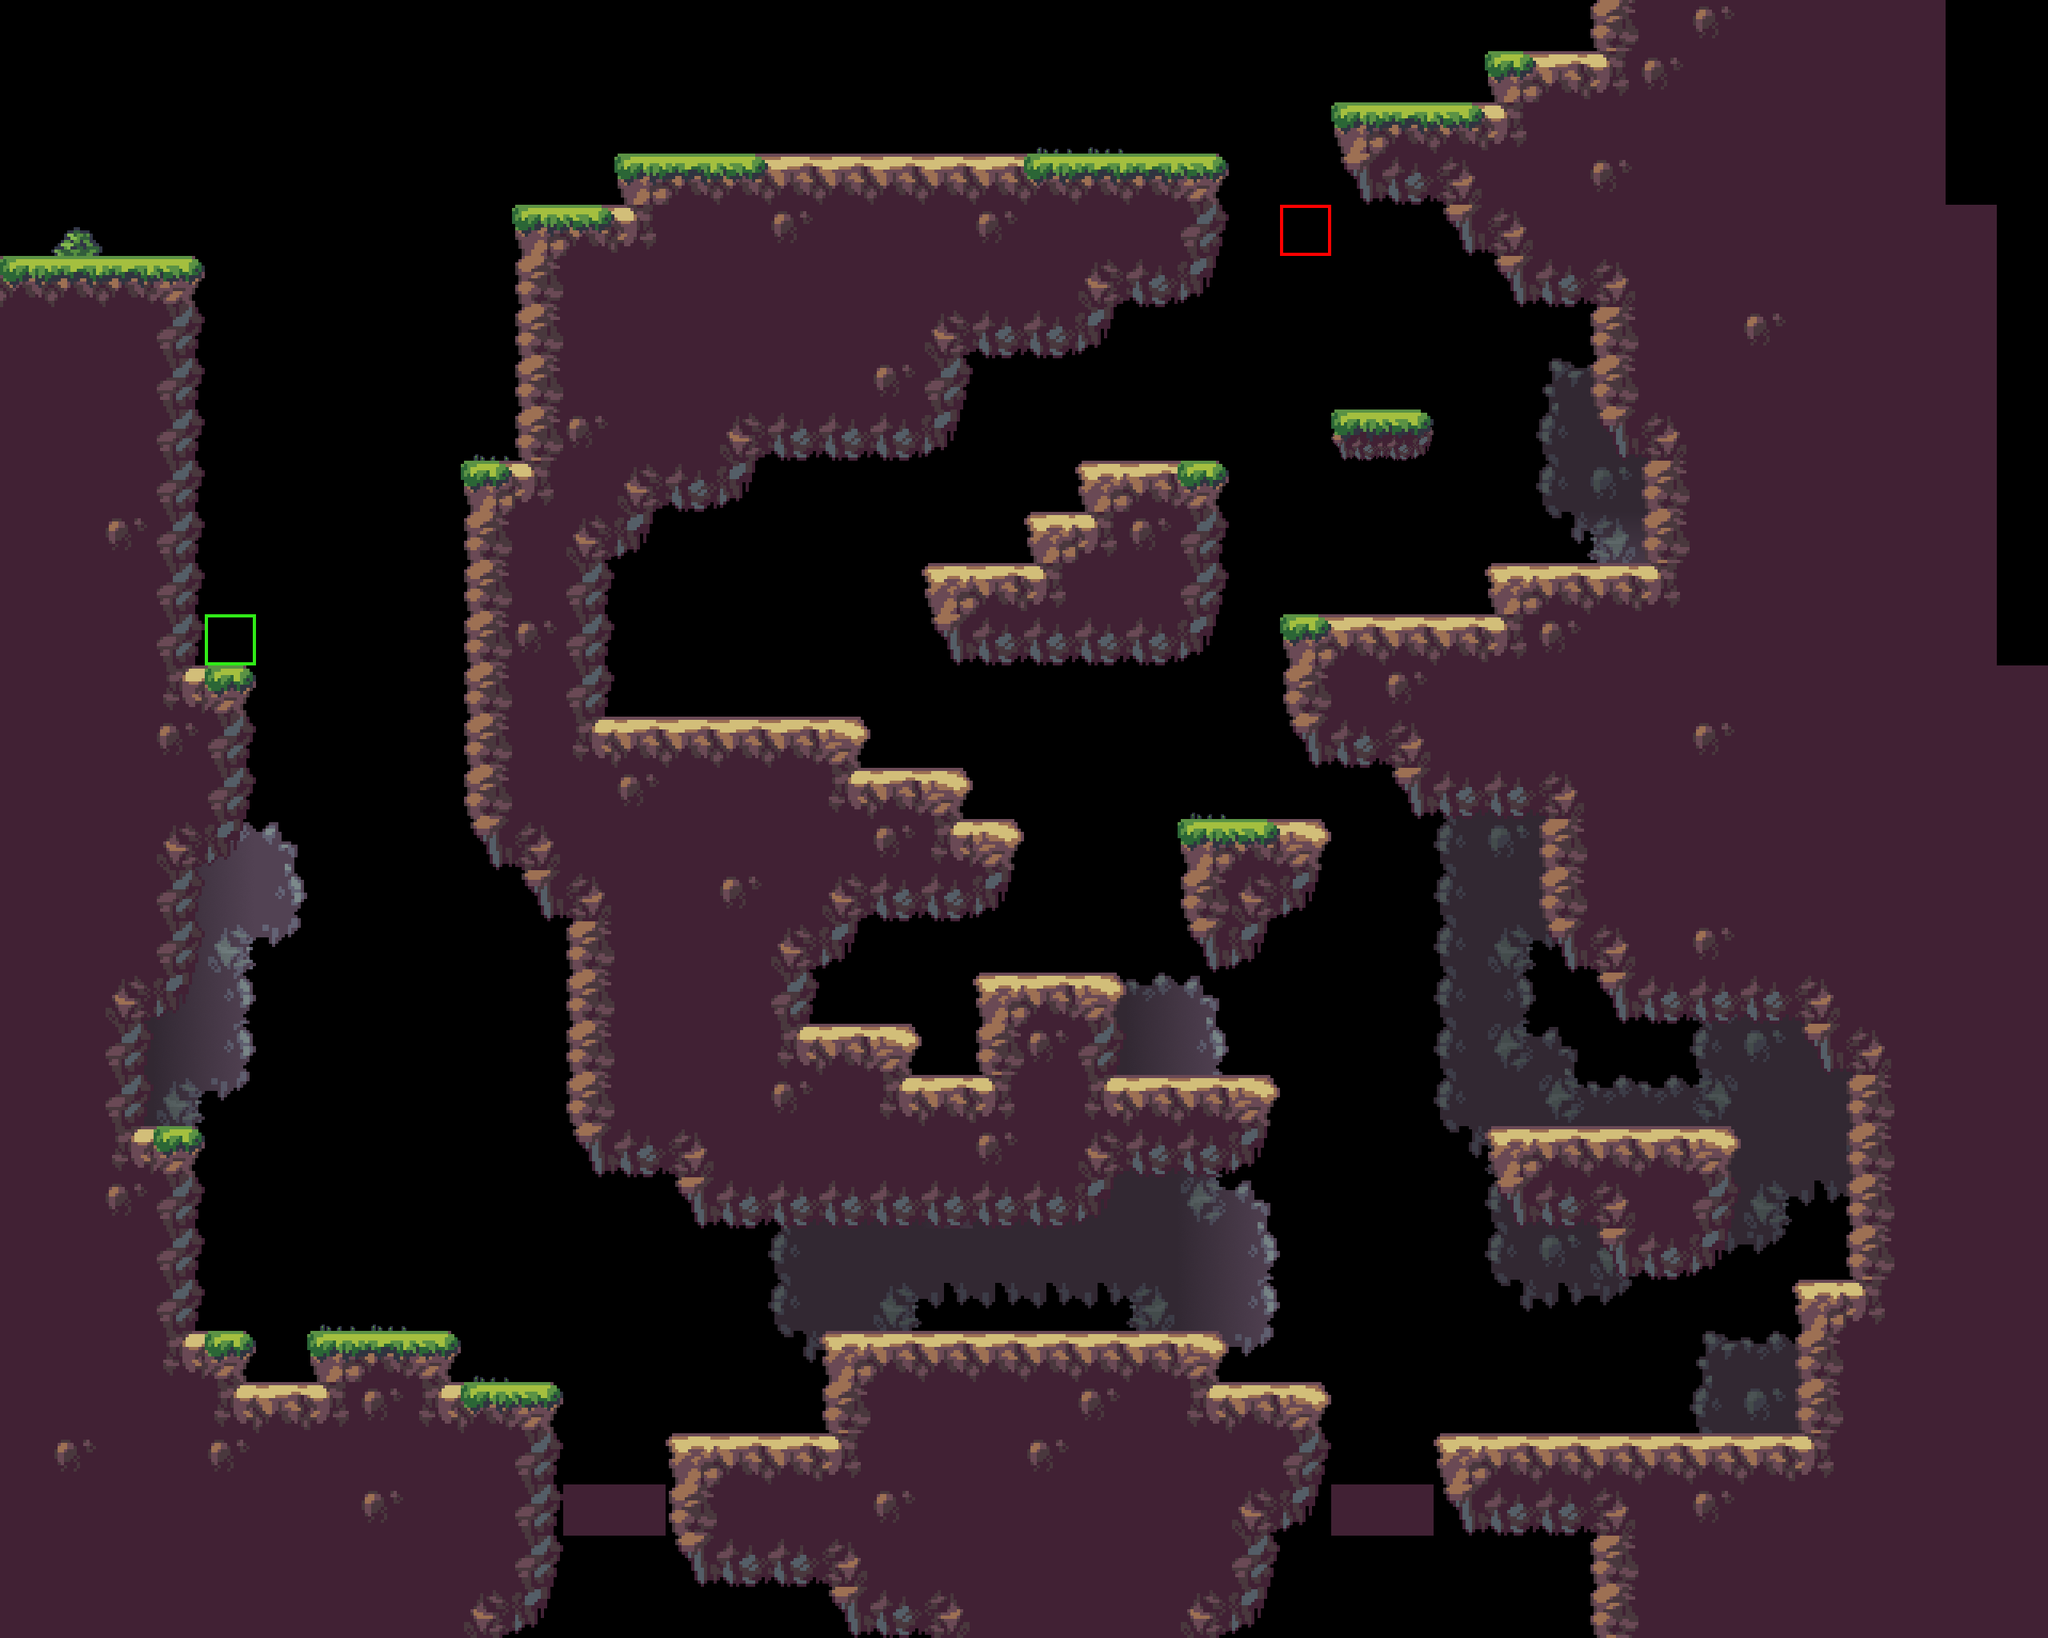

This is a level from a 2D game, rendered from its Tiled map with the project's own tilesets. A one-line summary and the map file follow, with tile-layer data summarised:
An orthogonal 40x32 tile map with 64x64 px tiles, 8 tile layers (bgTerrain, trees, bgDecoration, shadow, ...), 7 tilesets.

<map version="1.8" tiledversion="1.8.5" orientation="orthogonal" renderorder="right-down" width="40" height="32" tilewidth="64" tileheight="64" infinite="0" nextlayerid="9" nextobjectid="1">
 <editorsettings>
  <export target="../2/level2.csv" format="csv" />
 </editorsettings>
 <tileset firstgid="1" source="../tilesets/fgTerrainTiles.tsx" />
 <tileset firstgid="26" source="../tilesets/bgTerrainTiles.tsx" />
 <tileset firstgid="51" source="../tilesets/bgDecorationTiles.tsx" />
 <tileset firstgid="56" source="../tilesets/shadowTiles.tsx" />
 <tileset firstgid="71" source="../tilesets/grassTiles.tsx" />
 <tileset firstgid="75" source="../tilesets/playerTiles.tsx" />
 <tileset firstgid="77" source="../tilesets/treeTiles.tsx" />
 <layer id="6" name="bgTerrain" width="40" height="32">
  <data>[1280 cells, 196 non-empty, 14 distinct tile ids]</data>
 </layer>
 <layer id="8" name="trees" width="40" height="32">
  <data>[1280 cells, 0 non-empty, 0 distinct tile ids]</data>
 </layer>
 <layer id="5" name="bgDecoration" width="40" height="32">
  <data>[1280 cells, 8 non-empty, 2 distinct tile ids]</data>
 </layer>
 <layer id="4" name="shadow" width="40" height="32">
  <data>[1280 cells, 529 non-empty, 11 distinct tile ids]</data>
 </layer>
 <layer id="1" name="fgTerrain" width="40" height="32">
  <data>[1280 cells, 728 non-empty, 16 distinct tile ids]</data>
 </layer>
 <layer id="3" name="grass" width="40" height="32">
  <data>[1280 cells, 32 non-empty, 4 distinct tile ids]</data>
 </layer>
 <layer id="2" name="player" width="40" height="32">
  <data>[1280 cells, 2 non-empty, 2 distinct tile ids]</data>
 </layer>
 <layer id="7" name="barrier" width="40" height="32">
  <data>[1280 cells, 4 non-empty, 1 distinct tile ids]</data>
 </layer>
</map>